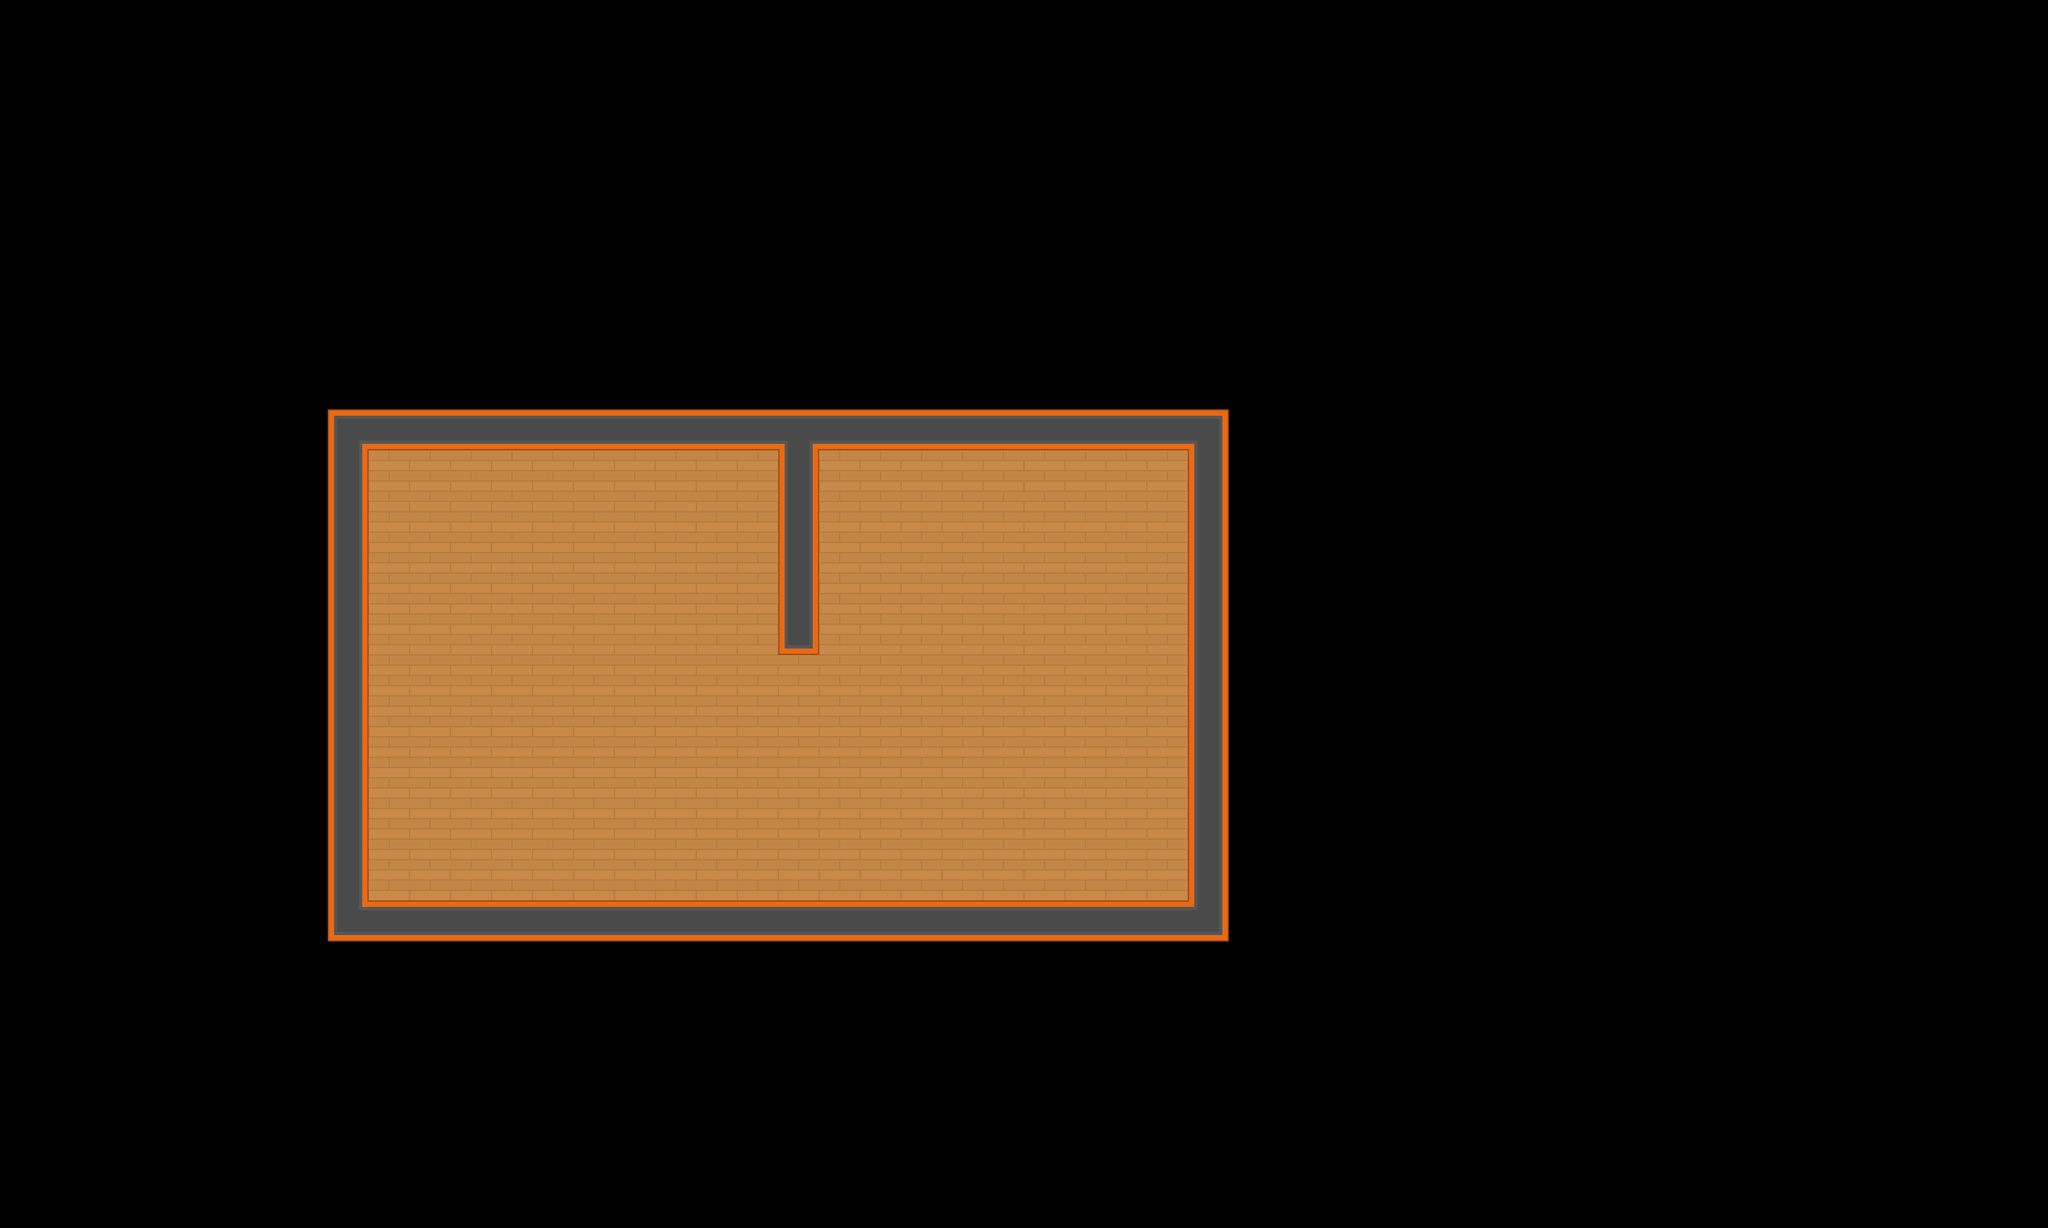

A 2D game scene composited from a Tiled map and its tileset images. What follows is a short description and the map's XML, with every tile layer's data as written:
An orthogonal 50x30 tile map with 64x64 px tiles, 2 tile layers (walls, ground) and 12 objects (5x Wall, 3x zombie, player, health, shotgun).

<map version="1.8" tiledversion="1.8.2" orientation="orthogonal" renderorder="right-down" width="50" height="30" tilewidth="64" tileheight="64" infinite="0" nextlayerid="4" nextobjectid="15">
 <tileset firstgid="1" source="../img/Kenny Topdown Pack.tsx" />
 <objectgroup id="3" name="obsticles">
  <object id="1" x="512" y="640" width="64" height="832" />
  <object id="3" name="Wall" x="512" y="640" width="64" height="832" />
  <object id="4" name="Wall" x="1856" y="640" width="64" height="832" />
  <object id="5" name="Wall" x="576" y="640" width="1280" height="64" />
  <object id="6" name="Wall" x="576" y="1408" width="1280" height="64" />
  <object id="8" name="player" x="640" y="1216" width="48" height="48" />
  <object id="9" name="zombie" x="1120" y="1104" width="48" height="48" />
  <object id="10" name="zombie" x="944" y="768" width="48" height="48" />
  <object id="11" name="zombie" x="1680" y="800" width="48" height="48" />
  <object id="12" name="health" x="1632" y="1264" width="48" height="48" />
  <object id="13" name="shotgun" x="1360" y="1088" width="48" height="48" />
  <object id="14" name="Wall" x="1216" y="688" width="64" height="336" />
 </objectgroup>
 <layer id="1" name="walls" width="50" height="30">
  <data encoding="csv">
0,0,0,0,0,0,0,0,0,0,0,0,0,0,0,0,0,0,0,0,0,0,0,0,0,0,0,0,0,0,0,0,0,0,0,0,0,0,0,0,0,0,0,0,0,0,0,0,0,0,
0,0,0,0,0,0,0,0,0,0,0,0,0,0,0,0,0,0,0,0,0,0,0,0,0,0,0,0,0,0,0,0,0,0,0,0,0,0,0,0,0,0,0,0,0,0,0,0,0,0,
0,0,0,0,0,0,0,0,0,0,0,0,0,0,0,0,0,0,0,0,0,0,0,0,0,0,0,0,0,0,0,0,0,0,0,0,0,0,0,0,0,0,0,0,0,0,0,0,0,0,
0,0,0,0,0,0,0,0,0,0,0,0,0,0,0,0,0,0,0,0,0,0,0,0,0,0,0,0,0,0,0,0,0,0,0,0,0,0,0,0,0,0,0,0,0,0,0,0,0,0,
0,0,0,0,0,0,0,0,0,0,0,0,0,0,0,0,0,0,0,0,0,0,0,0,0,0,0,0,0,0,0,0,0,0,0,0,0,0,0,0,0,0,0,0,0,0,0,0,0,0,
0,0,0,0,0,0,0,0,0,0,0,0,0,0,0,0,0,0,0,0,0,0,0,0,0,0,0,0,0,0,0,0,0,0,0,0,0,0,0,0,0,0,0,0,0,0,0,0,0,0,
0,0,0,0,0,0,0,0,0,0,0,0,0,0,0,0,0,0,0,0,0,0,0,0,0,0,0,0,0,0,0,0,0,0,0,0,0,0,0,0,0,0,0,0,0,0,0,0,0,0,
0,0,0,0,0,0,0,0,0,0,0,0,0,0,0,0,0,0,0,0,0,0,0,0,0,0,0,0,0,0,0,0,0,0,0,0,0,0,0,0,0,0,0,0,0,0,0,0,0,0,
0,0,0,0,0,0,0,0,0,0,0,0,0,0,0,0,0,0,0,0,0,0,0,0,0,0,0,0,0,0,0,0,0,0,0,0,0,0,0,0,0,0,0,0,0,0,0,0,0,0,
0,0,0,0,0,0,0,0,0,0,0,0,0,0,0,0,0,0,0,0,0,0,0,0,0,0,0,0,0,0,0,0,0,0,0,0,0,0,0,0,0,0,0,0,0,0,0,0,0,0,
0,0,0,0,0,0,0,0,109,111,111,111,111,111,111,111,111,111,111,112,111,111,111,111,111,111,111,111,111,110,0,0,0,0,0,0,0,0,0,0,0,0,0,0,0,0,0,0,0,0,
0,0,0,0,0,0,0,0,138,0,0,0,0,0,0,0,0,0,0,138,138,0,0,0,0,0,0,0,0,138,0,0,0,0,0,0,0,0,0,0,0,0,0,0,0,0,0,0,0,0,
0,0,0,0,0,0,0,0,138,0,0,0,0,0,0,0,0,0,0,138,0,0,138,0,0,0,0,0,0,138,0,0,0,0,0,0,0,0,0,0,0,0,0,0,0,0,0,0,0,0,
0,0,0,0,0,0,0,0,138,0,0,0,0,0,0,0,0,0,0,138,0,0,0,0,0,0,0,0,0,138,0,0,0,0,0,0,0,0,0,0,0,0,0,0,0,0,0,0,0,0,
0,0,0,0,0,0,0,0,138,0,0,0,0,0,0,0,0,138,0,138,138,0,0,0,0,0,0,0,0,138,0,0,0,0,0,0,0,0,0,0,0,0,0,0,0,0,0,0,0,0,
0,0,0,0,0,0,0,0,138,0,0,0,0,0,0,0,0,0,0,115,0,0,0,0,0,0,0,0,0,138,0,0,0,0,0,0,0,0,0,0,0,0,0,0,0,0,0,0,0,0,
0,0,0,0,0,0,0,0,138,0,0,0,0,0,0,0,0,0,0,0,0,0,0,0,0,0,0,0,0,138,0,0,0,0,0,0,0,0,0,0,0,0,0,0,0,0,0,0,0,0,
0,0,0,0,0,0,0,0,138,0,0,0,0,0,0,0,0,0,0,0,0,0,0,0,0,0,0,0,0,138,0,0,0,0,0,0,0,0,0,0,0,0,0,0,0,0,0,0,0,0,
0,0,0,0,0,0,0,0,138,0,0,0,0,0,0,0,0,0,0,0,0,0,0,0,0,0,0,0,0,138,0,0,0,0,0,0,0,0,0,0,0,0,0,0,0,0,0,0,0,0,
0,0,0,0,0,0,0,0,138,0,0,0,0,0,0,0,0,0,0,0,0,0,0,0,0,0,0,0,0,138,0,0,0,0,0,0,0,0,0,0,0,0,0,0,0,0,0,0,0,0,
0,0,0,0,0,0,0,0,138,0,0,0,0,0,0,0,0,0,0,0,0,0,0,0,0,0,0,0,0,138,0,0,0,0,0,0,0,0,0,0,0,0,0,0,0,0,0,0,0,0,
0,0,0,0,0,0,0,0,138,0,0,0,0,0,0,0,0,0,0,0,0,0,0,0,0,0,0,0,0,138,0,0,0,0,0,0,0,0,0,0,0,0,0,0,0,0,0,0,0,0,
0,0,0,0,0,0,0,0,136,111,111,111,111,111,111,111,111,111,111,111,111,111,111,111,111,111,111,111,111,137,0,0,0,0,0,0,0,0,0,0,0,0,0,0,0,0,0,0,0,0,
0,0,0,0,0,0,0,0,0,0,0,0,0,0,0,0,0,0,0,0,0,0,0,0,0,0,0,0,0,0,0,0,0,0,0,0,0,0,0,0,0,0,0,0,0,0,0,0,0,0,
0,0,0,0,0,0,0,0,0,0,0,0,0,0,0,0,0,0,0,0,0,0,0,0,0,0,0,0,0,0,0,0,0,0,0,0,0,0,0,0,0,0,0,0,0,0,0,0,0,0,
0,0,0,0,0,0,0,0,0,0,0,0,0,0,0,0,0,0,0,0,0,0,0,0,0,0,0,0,0,0,0,0,0,0,0,0,0,0,0,0,0,0,0,0,0,0,0,0,0,0,
0,0,0,0,0,0,0,0,0,0,0,0,0,0,0,0,0,0,0,0,0,0,0,0,0,0,0,0,0,0,0,0,0,0,0,0,0,0,0,0,0,0,0,0,0,0,0,0,0,0,
0,0,0,0,0,0,0,0,0,0,0,0,0,0,0,0,0,0,0,0,0,0,0,0,0,0,0,0,0,0,0,0,0,0,0,0,0,0,0,0,0,0,0,0,0,0,0,0,0,0,
0,0,0,0,0,0,0,0,0,0,0,0,0,0,0,0,0,0,0,0,0,0,0,0,0,0,0,0,0,0,0,0,0,0,0,0,0,0,0,0,0,0,0,0,0,0,0,0,0,0,
0,0,0,0,0,0,0,0,0,0,0,0,0,0,0,0,0,0,0,0,0,0,0,0,0,0,0,0,0,0,0,0,0,0,0,0,0,0,0,0,0,0,0,0,0,0,0,0,0,0
</data>
 </layer>
 <layer id="2" name="ground" width="50" height="30">
  <data encoding="csv">
0,0,0,0,0,0,0,0,0,0,0,0,0,0,0,0,0,0,0,0,0,0,0,0,0,0,0,0,0,0,0,0,0,0,0,0,0,0,0,0,0,0,0,0,0,0,0,0,0,0,
0,0,0,0,0,0,0,0,0,0,0,0,0,0,0,0,0,0,0,0,0,0,0,0,0,0,0,0,0,0,0,0,0,0,0,0,0,0,0,0,0,0,0,0,0,0,0,0,0,0,
0,0,0,0,0,0,0,0,0,0,0,0,0,0,0,0,0,0,0,0,0,0,0,0,0,0,0,0,0,0,0,0,0,0,0,0,0,0,0,0,0,0,0,0,0,0,0,0,0,0,
0,0,0,0,0,0,0,0,0,0,0,0,0,0,0,0,0,0,0,0,0,0,0,0,0,0,0,0,0,0,0,0,0,0,0,0,0,0,0,0,0,0,0,0,0,0,0,0,0,0,
0,0,0,0,0,0,0,0,0,0,0,0,0,0,0,0,0,0,0,0,0,0,0,0,0,0,0,0,0,0,0,0,0,0,0,0,0,0,0,0,0,0,0,0,0,0,0,0,0,0,
0,0,0,0,0,0,0,0,0,0,0,0,0,0,0,0,0,0,0,0,0,0,0,0,0,0,0,0,0,0,0,0,0,0,0,0,0,0,0,0,0,0,0,0,0,0,0,0,0,0,
0,0,0,0,0,0,0,0,0,0,0,0,0,0,0,0,0,0,0,0,0,0,0,0,0,0,0,0,0,0,0,0,0,0,0,0,0,0,0,0,0,0,0,0,0,0,0,0,0,0,
0,0,0,0,0,0,0,0,0,0,0,0,0,0,0,0,0,0,0,0,0,0,0,0,0,0,0,0,0,0,0,0,0,0,0,0,0,0,0,0,0,0,0,0,0,0,0,0,0,0,
0,0,0,0,0,0,0,0,0,0,0,0,0,0,0,0,0,0,0,0,0,0,0,0,0,0,0,0,0,0,0,0,0,0,0,0,0,0,0,0,0,0,0,0,0,0,0,0,0,0,
0,0,0,0,0,0,0,0,0,0,0,0,0,0,0,0,0,0,0,0,0,0,0,0,0,0,0,0,0,0,0,0,0,0,0,0,0,0,0,0,0,0,0,0,0,0,0,0,0,0,
0,0,0,0,0,0,0,0,0,0,0,0,0,0,0,0,0,0,0,0,0,0,0,0,0,0,0,0,0,0,0,0,0,0,0,0,0,0,0,0,0,0,0,0,0,0,0,0,0,0,
0,0,0,0,0,0,0,0,0,42,42,42,42,42,42,42,42,42,42,138,42,42,42,42,42,42,42,42,42,0,0,0,0,0,0,0,0,0,0,0,0,0,0,0,0,0,0,0,0,0,
0,0,0,0,0,0,0,0,0,42,42,42,42,42,42,42,42,42,42,0,42,42,42,42,42,42,42,42,42,0,0,0,0,0,0,0,0,0,0,0,0,0,0,0,0,0,0,0,0,0,
0,0,0,0,0,0,0,0,0,42,42,42,42,42,42,42,42,42,42,0,42,42,42,42,42,42,42,42,42,0,0,0,0,0,0,0,0,0,0,0,0,0,0,0,0,0,0,0,0,0,
0,0,0,0,0,0,0,0,0,42,42,42,42,42,42,42,42,42,42,0,42,42,42,42,42,42,42,42,42,0,0,0,0,0,0,0,0,0,0,0,0,0,0,0,0,0,0,0,0,0,
0,0,0,0,0,0,0,0,0,42,42,42,42,42,42,42,42,42,42,0,42,42,42,42,42,42,42,42,42,0,0,0,0,0,0,0,0,0,0,0,0,0,0,0,0,0,0,0,0,0,
0,0,0,0,0,0,0,0,0,42,42,42,42,42,42,42,42,42,42,42,42,42,42,42,42,42,42,42,42,0,0,0,0,0,0,0,0,0,0,0,0,0,0,0,0,0,0,0,0,0,
0,0,0,0,0,0,0,0,0,42,42,42,42,42,42,42,42,42,42,42,42,42,42,42,42,42,42,42,42,0,0,0,0,0,0,0,0,0,0,0,0,0,0,0,0,0,0,0,0,0,
0,0,0,0,0,0,0,0,0,42,42,42,42,42,42,42,42,42,42,42,42,42,42,42,42,42,42,42,42,0,0,0,0,0,0,0,0,0,0,0,0,0,0,0,0,0,0,0,0,0,
0,0,0,0,0,0,0,0,0,42,42,42,42,42,42,42,42,42,42,42,42,42,42,42,42,42,42,42,42,0,0,0,0,0,0,0,0,0,0,0,0,0,0,0,0,0,0,0,0,0,
0,0,0,0,0,0,0,0,0,42,42,42,42,42,42,42,42,42,42,42,42,42,42,42,42,42,42,42,42,0,0,0,0,0,0,0,0,0,0,0,0,0,0,0,0,0,0,0,0,0,
0,0,0,0,0,0,0,0,0,42,42,42,42,42,42,42,42,42,42,42,42,42,42,42,42,42,42,42,42,0,0,0,0,0,0,0,0,0,0,0,0,0,0,0,0,0,0,0,0,0,
0,0,0,0,0,0,0,0,0,0,0,0,0,0,0,0,0,0,0,0,0,0,0,0,0,0,0,0,0,0,0,0,0,0,0,0,0,0,0,0,0,0,0,0,0,0,0,0,0,0,
0,0,0,0,0,0,0,0,0,0,0,0,0,0,0,0,0,0,0,0,0,0,0,0,0,0,0,0,0,0,0,0,0,0,0,0,0,0,0,0,0,0,0,0,0,0,0,0,0,0,
0,0,0,0,0,0,0,0,0,0,0,0,0,0,0,0,0,0,0,0,0,0,0,0,0,0,0,0,0,0,0,0,0,0,0,0,0,0,0,0,0,0,0,0,0,0,0,0,0,0,
0,0,0,0,0,0,0,0,0,0,0,0,0,0,0,0,0,0,0,0,0,0,0,0,0,0,0,0,0,0,0,0,0,0,0,0,0,0,0,0,0,0,0,0,0,0,0,0,0,0,
0,0,0,0,0,0,0,0,0,0,0,0,0,0,0,0,0,0,0,0,0,0,0,0,0,0,0,0,0,0,0,0,0,0,0,0,0,0,0,0,0,0,0,0,0,0,0,0,0,0,
0,0,0,0,0,0,0,0,0,0,0,0,0,0,0,0,0,0,0,0,0,0,0,0,0,0,0,0,0,0,0,0,0,0,0,0,0,0,0,0,0,0,0,0,0,0,0,0,0,0,
0,0,0,0,0,0,0,0,0,0,0,0,0,0,0,0,0,0,0,0,0,0,0,0,0,0,0,0,0,0,0,0,0,0,0,0,0,0,0,0,0,0,0,0,0,0,0,0,0,0,
0,0,0,0,0,0,0,0,0,0,0,0,0,0,0,0,0,0,0,0,0,0,0,0,0,0,0,0,0,0,0,0,0,0,0,0,0,0,0,0,0,0,0,0,0,0,0,0,0,0
</data>
 </layer>
</map>
